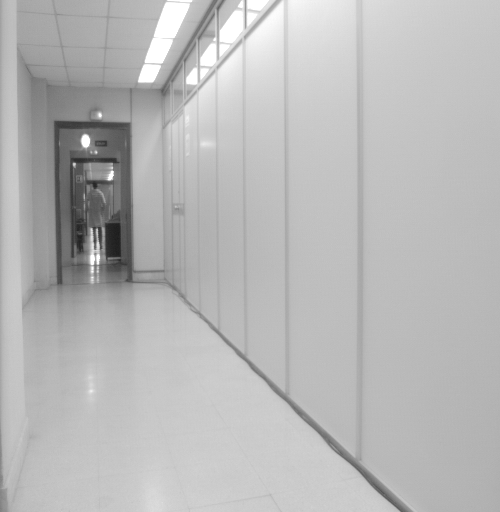
//> input picture T3/files/ImagenesT3/pasillo1.pgm, 500 x 512 px, given in place of the camera
$ ./main   (built with g++ and OpenCV 4)
//> lines starting //> are read from the running program, lines starting //| are printed output that depends on the picture
#include <opencv2/opencv.hpp>
#include <opencv2/highgui/highgui_c.h>
#include <iostream>
#include <stdio.h>
#include <windows.h> // For Sleep
#include "utils.hpp"
#include <fstream>
#include <string>
#define CV_WINDOW_AUTOSIZE WINDOW_AUTOSIZE
using namespace cv;
using namespace std;


int ct = 0;
char tipka;
char filename[100]; // For filename
int  c = 1; // For filename

int main(int, char**)
{
	// VARIABLES
	double contrast = 1;
	int numeroColores = 8;
	int alien_mode = 0;
	int dist_mode = 0;
	int take_mode = 2;
	int gauss_k = 1;
	int gauss_s = 5;
	int pixels = 64;
	int interpolation = INTER_NEAREST;
	float dist_k = 0.5;

    int histSize = 256; //from 0 to 255


	bool contraste = false;
	bool reduccionColores = false;
	bool efectoAlien = false;
	bool distorsion = false;
	bool take_effect = false;
	bool hist_eq = false;
	bool hist_eq_ours = false;
	bool gauss = false;
	bool negative_effect = false;
	bool gray_scale = false;
	bool pixel = false;
	bool k_means = false;

	bool uniform = true;
	bool accumulate = false;
	bool accumulate_hist = false;

    Mat frame;
    //--- INITIALIZE VIDEOCAPTURE
    VideoCapture cap;
    // open the default camera using default API
    cap.open(0);
    // OR advance usage: select any API backend
    int deviceID = 0;             // 0 = open default camera
    int apiID = cv::CAP_ANY;      // 0 = autodetect default API
                                  // open selected camera using selected API
    cap.open(deviceID + apiID);
    // check if we succeeded
    if (!cap.isOpened()) {
        cerr << "ERROR! Unable to open camera\n";
        return -1;
    }
    //--- GRAB AND WRITE LOOP
    cout << "Start grabbing" << endl
         << "Press q to terminate" << endl
    << "Press a to alternate accumulated/normal histogram" << endl
    << "Press s to alternate max of histogram (250/256)" << endl
    << "Press g to switch gaussian blur" << endl
	<< "Press p to switch pixel mode (press +/- modify num of pixels and press * to switch interpolations" << endl
    << "EFFECTS:\n-------------" << endl
    << "0 to reset effects" << endl
    << "1 contrast (press z to increase)" << endl
    << "2 color reduction (press x to increase, press k for kmeans)" << endl
    << "3 alien (press c to change colour)" << endl
    << "4 distortion (press v to switch dist, and ,/. modify k)" << endl
    << "5 take on me (press b to increase threshold)" << endl
    << "6 equalization openCV " << endl
    << "7 equalization ours" << endl
    << "8 negative" << endl
	<< "9 gray scale" << endl
	<< "COOL COMBINATIONS\n---------------" << endl
	<< "8 + 5 + b + g" << endl
	<< "4 + v + v + 9 + p + *" << endl
    << "p + '+'7 + 2 + x5" << endl;

    for (;;)
    {
        // wait for a new frame from camera and store it into 'frame'
        cap.read(frame);
//> frame is the input picture: 512 rows x 500 cols, CV_8UC3; min 29, max 255, mean 184

        if (frame.empty()) {
            cerr << "ERROR! blank frame grabbed\n";
            break;
        }

        Sleep(5); // Sleep is mandatory - for no leg!

        //apply filter
        //Mat I = apply_effect_rgb(frame, alien_blue, 50);
        //Mat I = apply_effect(frame, take_on_me, 10);

        //EFECTOS
        if (gauss) {
        	GaussianBlur(frame, frame, Size2i(gauss_s,gauss_s), gauss_k, gauss_k, BORDER_DEFAULT);
        }
        if (gray_scale) {
        	cvtColor(frame, frame, CV_RGB2GRAY);
        }
		if (contraste) {

			Mat ycrcb;

			cvtColor(frame,ycrcb,CV_BGR2HSV);

			vector<Mat> channels;
			split(ycrcb,channels);

			channels[2] = apply_effect(channels[2], contrastF, contrast);
			merge(channels,ycrcb);

			cvtColor(ycrcb,frame,CV_HSV2BGR);

			//frame = apply_effect(frame, contrastF, contrast);
			putText(frame,to_string(contrast),Point2f(16,20),FONT_HERSHEY_PLAIN, 1,  Scalar(0,0,255), 2 , 8 , false);
		}
		if (hist_eq) frame = equalizarCV(frame);
		if (hist_eq_ours) frame = equalizarOurs(frame);
		if (reduccionColores) {
			if (k_means && !gray_scale) {
				Mat data;
				frame.convertTo(data,CV_32F);
				data = data.reshape(1,data.total());

				Mat labels, centers;
				kmeans(data, 8, labels, TermCriteria(CV_TERMCRIT_ITER, 10, 1.0), 3,
				       KMEANS_PP_CENTERS, centers);

				centers = centers.reshape(3,centers.rows);
				data = data.reshape(3,data.rows);


				Vec3f *p = data.ptr<Vec3f>();

				for (size_t i=  0; (int)i < data.rows; i++) {
				   int center_id = labels.at<int>(i);
				   p[i] = centers.at<Vec3f>(center_id);
				}


				frame = data.reshape(3, frame.rows);
				frame.convertTo(frame, CV_8U);
			}
			else {
				frame = apply_effect(frame, reducirColorF, 256 / cbrt(numeroColores));
				putText(frame,to_string(numeroColores),Point2f(16,20),FONT_HERSHEY_PLAIN, 1,  Scalar(0,0,255), 2 , 8 , false);
			}
		}

		if (efectoAlien) {
			Mat skin = skinMat(frame);
			//frame = skin;
			frame = generarAlien(skin,frame, alien_mode);

		}

		if (take_effect) {
			frame = apply_effect(frame, take_on_me, take_mode);
			putText(frame,to_string(take_mode),Point2f(16,20),FONT_HERSHEY_PLAIN, 1,  Scalar(0,0,255), 2 , 8 , false);
		}
		if (negative_effect) {
			frame = apply_effect(frame, negative, 0);
		}
		if (pixel) {
			Mat temp;
			resize(frame, temp, Size2i(pixels, pixels), 0, 0, INTER_LINEAR);
			resize(temp, frame, Size2i(frame.cols, frame.rows), 0, 0, interpolation);
		}
		if (distorsion) generarDistorsion(frame, dist_mode, dist_k);

        // show live and wait for a key with timeout long enough to show images
        imshow("CAMERA 1", frame);  // Window name


        tipka = cv::waitKey(30);
//> the 'x' key is pressed

        switch (tipka) {
        case '1':
        	contraste = !contraste;
        	break;
        case '2':
            reduccionColores = !reduccionColores;
            break;
        case '3':
        	efectoAlien = !efectoAlien;
        	if (efectoAlien) gray_scale = false;
            break;
        case '4':
        	distorsion = !distorsion;
            break;
        case '5':
        	take_effect = !take_effect;
        	break;
        case '6':
			hist_eq = !hist_eq;
			if (hist_eq) gray_scale = false;
			break;
        case '7':
			hist_eq_ours = !hist_eq_ours;
			if (hist_eq_ours) gray_scale = false;
			break;
        case '8':
			negative_effect = !negative_effect;
			break;
        case '9':
			gray_scale = !gray_scale;
			if (gray_scale) {
				efectoAlien = false;
				hist_eq_ours = false;
				hist_eq = false;
			}

			break;
        case 'p':
        	pixel = !pixel;
        	break;
        case 'g':
			gauss = !gauss;
			break;


        case 'v':
				dist_mode = (dist_mode + 1) % 2;
				break;
        case 'c':
				alien_mode = (alien_mode + 1) % 3;
				break;
        case 'z':
				contrast = contrast + 0.2;
				if (contrast > 4) contrast = 0;
				break;
        case 'x':
				//numeroColores = (numeroColores + 1) % 64;
        		numeroColores = pow((cbrt(numeroColores) + 1),3);
        		if (numeroColores > 1331) numeroColores = 8;
				break;
        case 'b':
				take_mode = (take_mode + 2) % 20 + 2;
				break;


        case '\'':
				gauss_k += 1;
				break;
        case '¡':
				gauss_k -= 1;
				break;
        case '?':
				gauss_s += 1;
				break;
		case '¿':
				gauss_s -= 1;
				break;
		case '+':
				pixels = pixels + 10;
				break;
		case '-':
				pixels = pixels - 10;
				if (pixels < 1) pixels = 1;
				break;
		case '*':
				if (interpolation == INTER_NEAREST) interpolation = INTER_LINEAR;
				else interpolation = INTER_NEAREST;
				break;
		case 'k':
				k_means = !k_means;
				break;
		case ',':
				dist_k += 0.25;
				break;
		case '.':
				dist_k -= 0.25;
				if (dist_k < 0) dist_k = 0;
				break;


		case 's':
			if (histSize >= 256 ) histSize = 250;
			else histSize = 256;
			break;


        case '0':
            contraste = false;
            reduccionColores = false;
            efectoAlien = false;
            distorsion = false;
            take_effect = false;
            hist_eq = false;
			hist_eq_ours = false;
			gauss = false;
			negative_effect = false;
			gray_scale = false;
			pixel = false;

			contrast = 1;
			numeroColores = 8;
			alien_mode = 0;
			dist_mode = 0;
			take_mode = 2;
			gauss_k = 1;
			gauss_s = 5;
			pixels = 16;
        }

        if (tipka == 'd') {

            sprintf(filename, "C://Frame_%d.jpg", c); // select your folder - filename is "Frame_n"
            ofstream f_out("C://Frame.jpg");
            f_out << frame;
            f_out.close();
            cv::waitKey(10);

            imshow("CAMERA 1", frame);
            imwrite(filename, frame);
            cout << "Frame_" << c << endl;
            c++;
        }

        if (tipka == 'q') {
            cout << "Terminating..." << endl;
            Sleep(2000);
            break;
        }

        if (tipka == 'a') {
        	accumulate_hist = !accumulate_hist;
		}

        //Historiogram

        Mat channels[3];
        split(frame,channels);
        float range[] = { 0, (float)histSize } ; //the upper boundary is exclusive
        const float* histRange = { range };

        Mat b_hist, g_hist, r_hist;

        /// Compute the histograms:
        calcHist( &channels[0], 1, 0, Mat(), b_hist, 1, &histSize, &histRange, uniform, accumulate );
//> b_hist = 256 values, max 9883 at index 188, min 0 at index 0, mean 1000
        calcHist( &channels[1], 1, 0, Mat(), g_hist, 1, &histSize, &histRange, uniform, accumulate );
//> g_hist has the same summary as b_hist
        calcHist( &channels[2], 1, 0, Mat(), r_hist, 1, &histSize, &histRange, uniform, accumulate );
//> r_hist has the same summary as b_hist

        // Draw the histograms for R, G and B
        int hist_w = 512; int hist_h = 400;
        int bin_w = cvRound( (double) hist_w/histSize );

        Mat histImage( hist_h, hist_w, CV_8UC3, Scalar( 0,0,0) );

        if (accumulate_hist) {
        	for( int i = 1; i < histSize; i++ )
			{
				b_hist.at<float>(i) = b_hist.at<float>(i-1) + b_hist.at<float>(i);
				g_hist.at<float>(i) = g_hist.at<float>(i-1) + g_hist.at<float>(i);
				r_hist.at<float>(i) = b_hist.at<float>(i-1) + r_hist.at<float>(i);
			}
		}

        /// Normalize the result to [ 0, histImage.rows ]
        normalize(b_hist, b_hist, 0, histImage.rows, NORM_MINMAX, -1, Mat() );
//> b_hist = 256 values, max 400 at index 188, min 0 at index 0, mean 40.47
        normalize(g_hist, g_hist, 0, histImage.rows, NORM_MINMAX, -1, Mat() );
//> g_hist has the same summary as b_hist
        normalize(r_hist, r_hist, 0, histImage.rows, NORM_MINMAX, -1, Mat() );
//> r_hist has the same summary as b_hist

        /// Draw for each channel
        for( int i = 1; i < histSize; i++ )
        {

            line( histImage, Point( bin_w*(i-1), hist_h - cvRound(b_hist.at<float>(i-1)) ) ,
                             Point( bin_w*(i), hist_h - cvRound(b_hist.at<float>(i)) ),
                             Scalar( 255, 0, 0), 2, 8, 0  );
            line( histImage, Point( bin_w*(i-1), hist_h - cvRound(g_hist.at<float>(i-1)) ) ,
                             Point( bin_w*(i), hist_h - cvRound(g_hist.at<float>(i)) ),
                             Scalar( 0, 255, 0), 2, 8, 0  );
            line( histImage, Point( bin_w*(i-1), hist_h - cvRound(r_hist.at<float>(i-1)) ) ,
                             Point( bin_w*(i), hist_h - cvRound(r_hist.at<float>(i)) ),
                             Scalar( 0, 0, 255), 2, 8, 0  );
        }
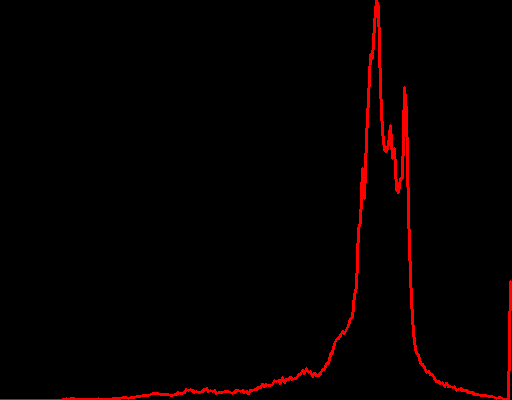
//> histImage: 400 rows x 512 cols, CV_8UC3; mean B, G, R 0, 0, 5.8

        namedWindow("calcHist Demo", CV_WINDOW_AUTOSIZE );
        imshow("calcHist Demo", histImage );

    }
    // the camera will be deinitialized automatically in VideoCapture destructor
    return 0;
}

$ run again, on T3/files/ImagenesT3/pasillo2.pgm
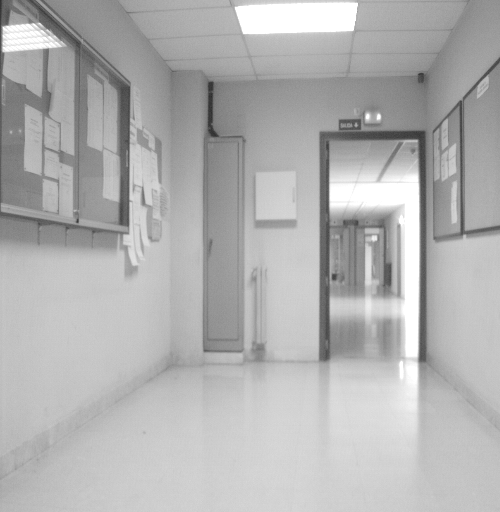
//> input picture T3/files/ImagenesT3/pasillo2.pgm, 500 x 512 px, given in place of the camera
//> frame is the input picture: 512 rows x 500 cols, CV_8UC3; min 43, max 255, mean 177.2
//> `calcHist( &channels[0], 1, 0, Mat(), b_hist, 1, &histSize, &histRange,..`: b_hist = 256 values, max 7621 at index 255, min 0 at index 0, mean 1000
//> `calcHist( &channels[1], 1, 0, Mat(), g_hist, 1, &histSize, &histRange,..`: g_hist has the same summary as b_hist
//> `calcHist( &channels[2], 1, 0, Mat(), r_hist, 1, &histSize, &histRange,..`: r_hist has the same summary as b_hist
//> `normalize(b_hist, b_hist, 0, histImage.rows, NORM_MINMAX, -1, Mat() );`: b_hist = 256 values, max 400 at index 255, min 0 at index 0, mean 52.49
//> `normalize(g_hist, g_hist, 0, histImage.rows, NORM_MINMAX, -1, Mat() );`: g_hist has the same summary as b_hist
//> `normalize(r_hist, r_hist, 0, histImage.rows, NORM_MINMAX, -1, Mat() );`: r_hist has the same summary as b_hist
//> after the loop `for( int i = 1; i < histSize; i++ )`:
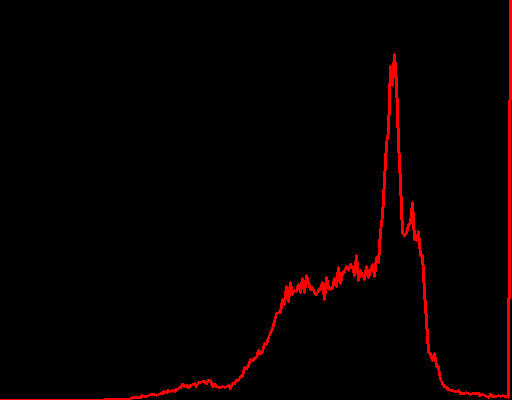
//> histImage: 400 rows x 512 cols, CV_8UC3; mean B, G, R 0, 0, 6.4

$ run again, on T3/files/ImagenesT3/pasillo3.pgm
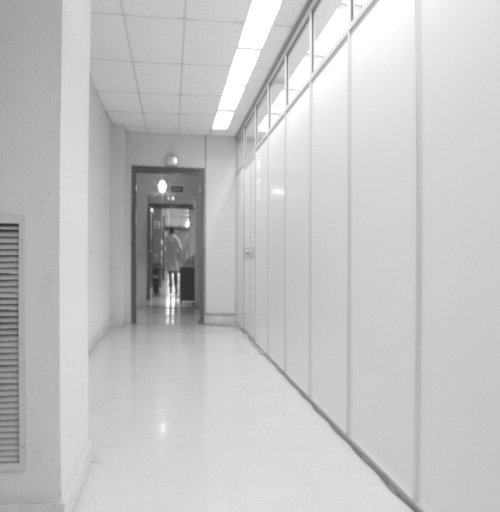
//> input picture T3/files/ImagenesT3/pasillo3.pgm, 500 x 512 px, given in place of the camera
//> frame is the input picture: 512 rows x 500 cols, CV_8UC3; min 38, max 255, mean 196.3
//> `calcHist( &channels[0], 1, 0, Mat(), b_hist, 1, &histSize, &histRange,..`: b_hist = 256 values, max 8936 at index 202, min 0 at index 0, mean 1000
//> `calcHist( &channels[1], 1, 0, Mat(), g_hist, 1, &histSize, &histRange,..`: g_hist has the same summary as b_hist
//> `calcHist( &channels[2], 1, 0, Mat(), r_hist, 1, &histSize, &histRange,..`: r_hist has the same summary as b_hist
//> `normalize(b_hist, b_hist, 0, histImage.rows, NORM_MINMAX, -1, Mat() );`: b_hist = 256 values, max 400 at index 202, min 0 at index 0, mean 44.76
//> `normalize(g_hist, g_hist, 0, histImage.rows, NORM_MINMAX, -1, Mat() );`: g_hist has the same summary as b_hist
//> `normalize(r_hist, r_hist, 0, histImage.rows, NORM_MINMAX, -1, Mat() );`: r_hist has the same summary as b_hist
//> after the loop `for( int i = 1; i < histSize; i++ )`:
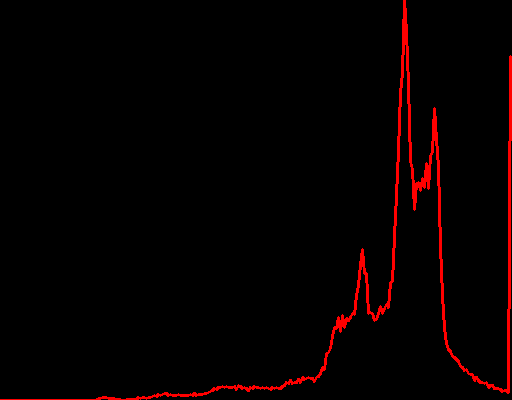
//> histImage: 400 rows x 512 cols, CV_8UC3; mean B, G, R 0, 0, 6.8
